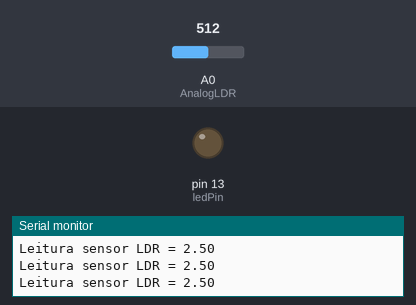
A sketch run on a simulated Arduino Uno, built with avr-gcc and run on an emulated ATmega328P. Parts: output pins drawn as LEDs (lit = HIGH), the last lines printed to the serial monitor. The test bench sets the inputs (shaded band); at power-on: A0 (AnalogLDR) = 512.

Above: at 1.3 s.
1.4 s: A0 (AnalogLDR) set to 930
2.9 s: A0 (AnalogLDR) set to 950
At 3.8 s:
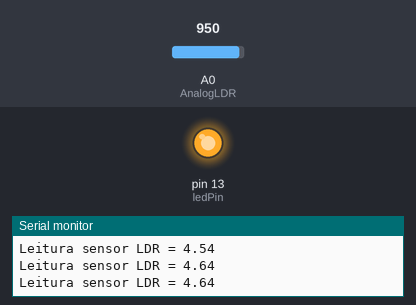
4.6 s: A0 (AnalogLDR) set to 900
At 5.0 s:
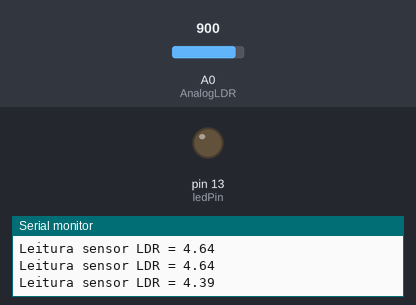
6.1 s: A0 (AnalogLDR) set to 1023
At 7.4 s:
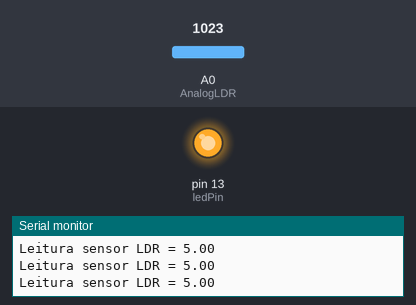
Timing chart, 0 to 8.6 s (numbered marks = the images above; inputs shaded):
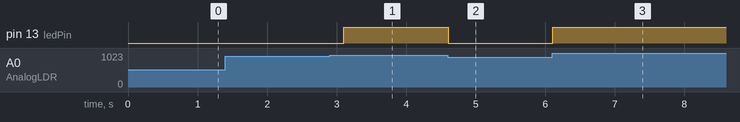

The sketch:

LDR_Sensor.ino
```cpp
#define AnalogLDR A0 // define pino analógico A0
#define Limiar 4.6   // define constante igual a 1.5
#define ledPin 13    // define pino digital D13

int Leitura = 0;  // variavel inteiro igual a zero
float VoltageLDR; // variavel numero fracionario
float ResLDR;     // variavel numero fracionario

void setup()
{
    pinMode(ledPin, OUTPUT); // configura D13 como saída digital
    Serial.begin(9600);      // monitor serial - velocidade 9600 Bps
    delay(100);              // atraso de 100 milisegundos
}

void loop()
{
    Leitura = analogRead(AnalogLDR); // leitura da tensão no pino analogico

    VoltageLDR = Leitura * (5.0 / 1024); // calculo da tensão no LDR

    Serial.print("Leitura sensor LDR = "); // imprime no monitor serial
    Serial.println(VoltageLDR);            // imprime a tensão do LDR

    if (VoltageLDR > Limiar)        // se a tensão LDR maior do que limiar
        digitalWrite(ledPin, HIGH); // liga LED com 5V
    else                            // senão a tensão LDR < limiar
        digitalWrite(ledPin, LOW);  // desliga LED com 0V
    delay(500);                     // atraso de 500 milisegundos
}
```

Measured:
- the behaviour switches between 942 and 943 on A0 (AnalogLDR) (found by bisection; images 0 and 1)
- after the input at 2.9 s, pin 13 (ledPin): LOW → HIGH after 0.20 s
- after the input at 4.6 s, pin 13 (ledPin): HIGH → LOW at once
- after the input at 6.1 s, pin 13 (ledPin): LOW → HIGH at once
